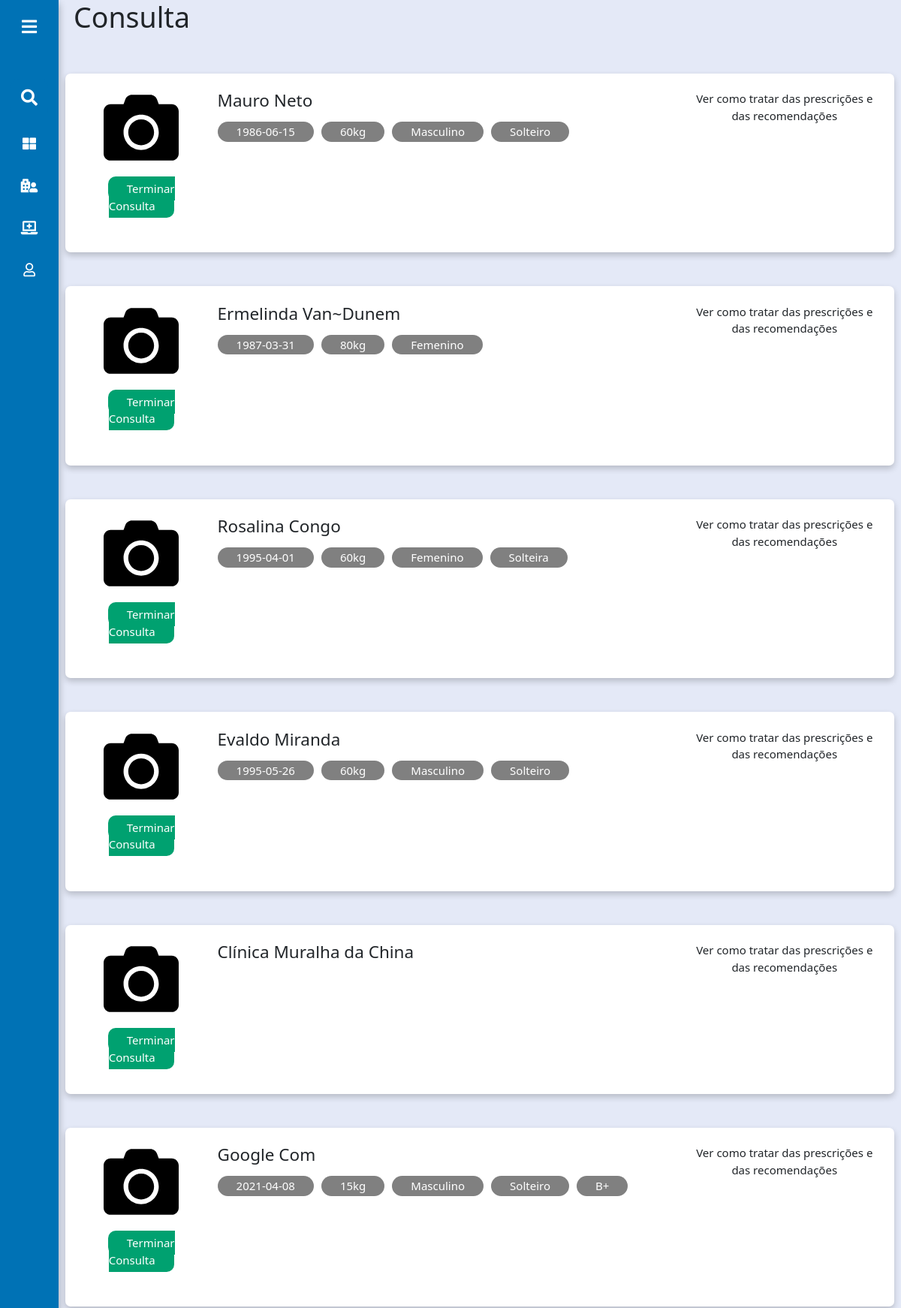
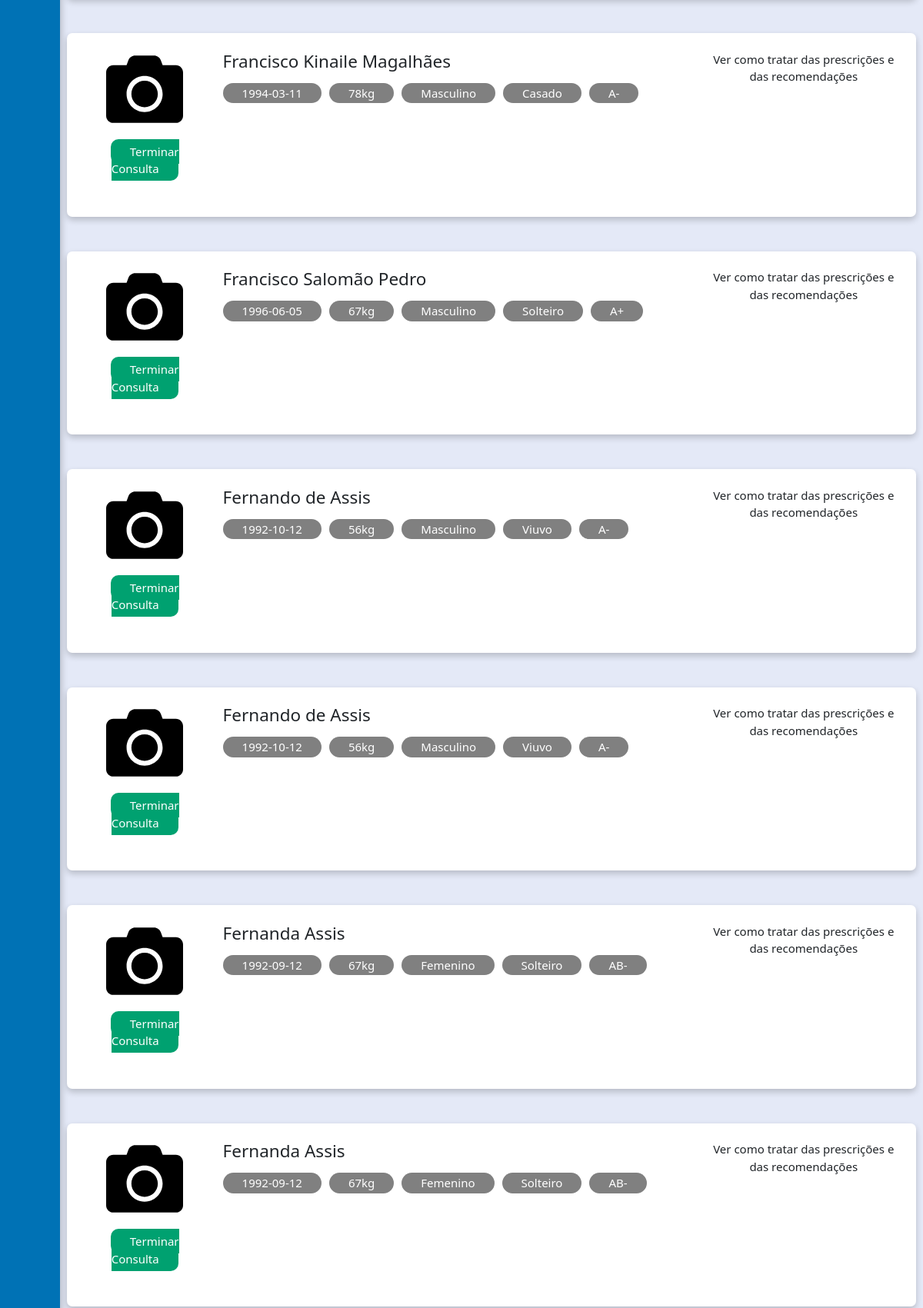
Screenshot of /interfaceusuario/Medico/consulta.php (signed in, upper part) with the database file from the repository (2 pictures, top to bottom).
### tables this page shows
CREATE TABLE `pessoa` (
  `idPessoa` int(11) NOT NULL,
  `nomeUtilizador` varchar(100) DEFAULT NULL,
  `password` varchar(150) DEFAULT NULL,
  `nome` varchar(200) DEFAULT NULL,
  `peso` float DEFAULT NULL,
  `dataNasc` date DEFAULT NULL,
  `genero` varchar(25) DEFAULT NULL,
  `estCivil` varchar(25) DEFAULT NULL,
  `tipoSang` varchar(10) DEFAULT NULL,
  `tipoUser` varchar(20) DEFAULT NULL,
  `endereco` varchar(100) NOT NULL,
  `codMunicipio` int(11) NOT NULL,
  `documentoIdentificacao` varchar(100) NOT NULL,
  `numeroDocumento` varchar(100) NOT NULL,
  `foto` varchar(255) NOT NULL
);

### interfaceusuario/Medico/consulta.php (the view, shortened to what this page needs)
<?php $foto = $idade = ""; ?>
<!DOCTYPE html>
<html lang="pt-PT">
    <head>
        <link rel="stylesheet" type="text/css" href="../../css/estilo.css">
        <link rel="stylesheet" type="text/css" href="../../css/bootstrap.min.css">
        <link rel="stylesheet" type="text/css" href="../../css/all.css">
        <link rel="stylesheet" type="text/css" href="../../css/consulta.css">
        <link rel="stylesheet" type="text/css" href="../../css/chat.css">
        <link rel="stylesheet" type="text/css" href="../../css/marcacao.css">
    </head>
    <body>
        <?php include_once "menu.php"; ?>
        <section class="home-section" id="consulta">
            <div class="text">
              <div class="row userNameTitle">
                <div class="col-lg-12">
                  <h1>Consulta</h1>
                </div>
                <div class="col-lg-12">
                  <?php
                  $sql = "SELECT * FROM pessoa";
                  $dados = mysqli_query($mysqli, $sql);
                  while ($row = mysqli_fetch_assoc($dados)) { ?>
                    <div class="row mt-5">
                      <div class="row cartao-medico pb-4 pt-4">
                        <div class="col-lg-2" style="margin: 0 auto;">
                          <?php
                          if (!empty($row['foto'])) {
                            $foto = $row['foto'];
                          } else {
                            $foto = "camera-solid.svg";
                          } ?>
                            <img src="../../imagens/<?php echo $foto; ?>" alt="" style="width: 100px; height: 100px; margin: 0 auto; display: flex;">
                          <div class="divBotaoMarcacaoConsulta">
                            <a class="" href="" >Terminar Consulta</a>
                          </div>
                        </div>
                        <div class="col-lg-7">
                          <h4 class="mb-3"><?php echo $row['nome']; ?></h4>
                          <div class="grupo-especialidades">
                            <?php if (!empty($row['dataNasc'])) {
                              $idade = $row['dataNasc'];  ?>
                            <p class="especialidades-medico"><?php echo $idade; ?></p>
                          <?php } if (!empty($row['peso'])) { ?>
                            <p class="especialidades-medico"><?php echo $row['peso']; ?>kg</p>
                          <?php } if (!empty($row['genero'])) { ?>
                            <p class="especialidades-medico"><?php echo $row['genero']; ?></p>
                          <?php } if (!empty($row['estCivil'])) { ?>
                            <p class="especialidades-medico"><?php echo $row['estCivil']; ?></p>
                          <?php } if (!empty($row['tipoSang'])) { ?>
                              <p class="especialidades-medico"><?php echo $row['tipoSang']; ?></p>
                            <?php } ?>
                          </div>
                          <div class="detalhes-medico">
                          </div>
                        </div>
                        <div class="col-lg-3">
                          <div class="containerHorario">
                              <div class="col-lg-12">
                                <p style="text-align: center">Ver como tratar das prescrições e das recomendações</p>
                              </div>
                          </div>
                        </div>
                      </div>
                    </div>
                  <?php } ?>
                </div>
              </div>
            </div>
        </section>
    </body>
</html>

### css/estilo.css (style rules this page uses)
*, *:before, *:after { box-sizing: border-box; }
html, body { font-family: "Times New Roman", sans-serif; font-size: 15px; line-height: 1.5; box-sizing: border-box; }
.home-section { position: relative; background: #e4e9f7; min-height: 100vh; top: 0; left: 78px; width: calc(100% - 78px); transition: all 0.5s ease; z-index: 2; }
.home-section .text { margin: 0 20px; }
.divBotaoMarcacaoConsulta { width: 100%; text-align: center; margin-top: 20px; }
.divBotaoMarcacaoConsulta a { padding: 6px 25px; color: white !important; background-color: #00a170; border-radius: 10px; text-decoration: none; }

### css/consulta.css (style rules this page uses)
.row:after { content: ""; display: table; clear: both; }

### css/marcacao.css (style rules this page uses)
.cartao-medico { display: flex; width: 100%; height: auto; text-align: left; border-radius: 7px; box-shadow: 0 4px 8px 0 rgba(0, 0, 0, 0.2); background-color: white; margin: 0 auto; }
.detalhes-medico { height: 100px; }
.grupo-especialidades { width: 100%; display: flex; flex-direction: row; overflow-x: scroll; margin-top: top; }
.especialidades-medico { margin-right: 10px; white-space: nowrap; margin-bottom: 10px; background: gray; padding: 24px 2px; border-radius: 21px; color: white; padding: 2px 25px; }
.containerHorario { width: 100%; overflow: scroll; display: flex; flex-direction: row; height: 180px; }

### rows the page displays
pessoa: nome "Mauro Neto", dataNasc "1986-06-15", peso "60", genero "Masculino", estCivil "Solteiro"
pessoa: nome "Ermelinda Van~Dunem", dataNasc "1987-03-31", peso "80", genero "Femenino"
pessoa: nome "Rosalina Congo", dataNasc "1995-04-01", peso "60", genero "Femenino", estCivil "Solteira"
pessoa: nome "Evaldo Miranda", dataNasc "1995-05-26", peso "60", genero "Masculino", estCivil "Solteiro"
pessoa: nome "Clínica Muralha da China"
pessoa: nome "Google Com", dataNasc "2021-04-08", peso "15", genero "Masculino", estCivil "Solteiro", tipoSang "B+"
pessoa: nome "Francisco Kinaile Magalhães", dataNasc "1994-03-11", peso "78", genero "Masculino", estCivil "Casado", tipoSang "A-"
pessoa: nome "Francisco Salomão Pedro", dataNasc "1996-06-05", peso "67", genero "Masculino", estCivil "Solteiro", tipoSang "A+"
pessoa: nome "Fernando de Assis", dataNasc "1992-10-12", peso "56", genero "Masculino", estCivil "Viuvo", tipoSang "A-"
pessoa: nome "Fernando de Assis", dataNasc "1992-10-12", peso "56", genero "Masculino", estCivil "Viuvo", tipoSang "A-"
pessoa: nome "Fernanda Assis", dataNasc "1992-09-12", peso "67", genero "Femenino", estCivil "Solteiro", tipoSang "AB-"
pessoa: nome "Fernanda Assis", dataNasc "1992-09-12", peso "67", genero "Femenino", estCivil "Solteiro", tipoSang "AB-"
